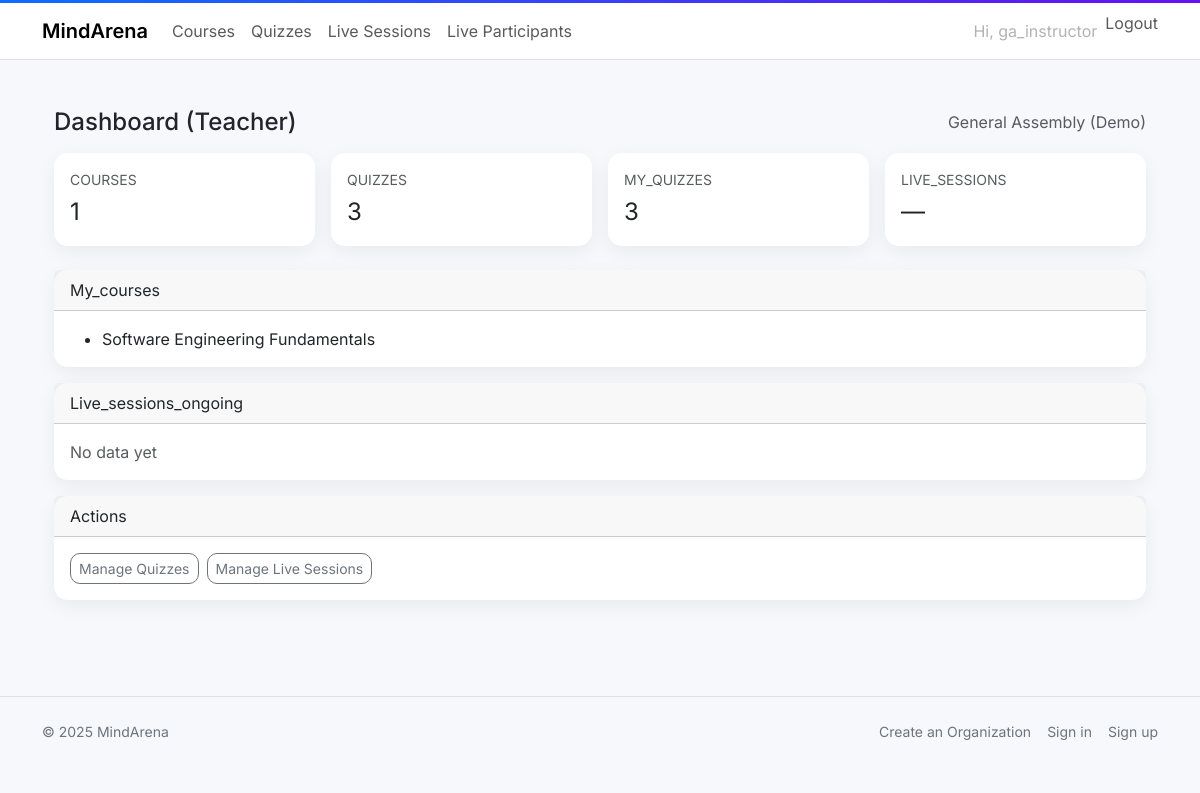
The app's page /dashboard/ (signed in) with its own data.
### main_app/models.py (models this page shows, shortened)
class Organization(models.Model):
    name = models.CharField("Organization name", max_length=255, unique=True)
    country = models.CharField("Country (ISO-3166 alpha-2 or name)", max_length=64)
    logo_url = models.URLField("Logo URL", blank=True)
    website_url = models.URLField("Website URL", blank=True)
    linkedin_url = models.URLField("LinkedIn URL", blank=True)
    twitter_url = models.URLField("Twitter/X URL", blank=True)
    facebook_url = models.URLField("Facebook URL", blank=True)
    instagram_url = models.URLField("Instagram URL", blank=True)
    youtube_url = models.URLField("YouTube URL", blank=True)
    created_at = models.DateTimeField(auto_now_add=True)
    class Meta:
        ordering = ["name"]

class Course(models.Model):
    organization = models.ForeignKey(Organization, on_delete=models.CASCADE, related_name="courses")
    teacher = models.ForeignKey(settings.AUTH_USER_MODEL, on_delete=models.PROTECT, related_name="teaching_courses")
    course_name = models.CharField(max_length=255)
    join_code = models.CharField(max_length=32, unique=True)
    subject_category = models.CharField(max_length=32, choices=SUBJECT_CATEGORIES)
    enrolled_students = models.JSONField(default=list, blank=True)
    created_at = models.DateTimeField(auto_now_add=True)
    class Meta:
        ordering = ["course_name"]
        indexes = [
            models.Index(fields=["organization"]),
            models.Index(fields=["teacher"]),
            models.Index(fields=["join_code"]),
        ]

### main_app/views.py (the view, shortened to what this page needs)
# urls.py: path("dashboard/", views.dashboard, name="dashboard"),
@login_required
def dashboard(request):
    user = request.user
    if user.is_superuser:
        role, org = ROLE_SUPERUSER, None
    else:
        mem = OrgMembership.objects.select_related("organization").filter(user=user).first()
        if not mem:
            return render(request, "main_app/dashboard_empty.html")
        role, org = mem.role, mem.organization
    ctx = {"role": role, "org": org, "title": "Dashboard"}
    if role == ROLE_TEACHER:
        teacher_courses = Course.objects.filter(organization=org, teacher=user)
        teacher_quizzes = Quiz.objects.filter(course__organization=org, course__teacher=user)
        teacher_live_ongoing = LiveSession.objects.filter(
            quiz__course__organization=org,
            host=user,
            ended_at__isnull=True
        )
        live_rows = (
            teacher_live_ongoing.select_related("quiz", "quiz__course")
            .order_by("-id")[:12]
        )
        ctx["title"] = "Dashboard (Teacher)"
        ctx["cards"] = {
            "COURSES": teacher_courses.count(),
            "QUIZZES": teacher_quizzes.count(),
            "MY_QUIZZES": teacher_quizzes.count(),
            "LIVE_SESSIONS": teacher_live_ongoing.count(),
        }
        ctx["lists"] = {
            "My_courses": [c.course_name for c in teacher_courses.order_by("course_name")[:12]],
            "Live_sessions_ongoing": [
                f"#{s.id} — {s.quiz.quiz_title} — {s.quiz.course.course_name}"
                for s in live_rows
            ],
        }
        ctx["actions"] = {"manage_quizzes": True, "manage_lives": True}
        return render(request, "main_app/dashboard.html", ctx)

### main_app/permissions.py (called while the page is built)
def allowed(user, action: str, model: str, org=None) -> bool:
    if not getattr(user, "is_authenticated", False):
        return False
    if getattr(user, "is_superuser", False):
        return True
    if org is None:
        return False
    try:
        role = (
            OrgMembership.objects.only("role")
            .get(user=user, organization=org)
            .role.lower()
        )
    except OrgMembership.DoesNotExist:
        return False
    return action in ROLE_ACTIONS.get(role, {}).get(model, set())

### main_app/templatetags/permissions_tags.py (called while the page is built)
def _actor_org(user):
    if not getattr(user, "is_authenticated", False):
        return None
    m = (
        OrgMembership.objects.select_related("organization")
        .only("organization")
        .filter(user=user)
        .first()
    )
    return m.organization if m else None

@register.filter
def can_read_all_orgs(user):
    if not getattr(user, "is_authenticated", False):
        return False
    if getattr(user, "is_superuser", False):
        return True
    org = _actor_org(user)
    return allowed(user, READ_ALL, ORG, org=org) if org else False

@register.filter
def can_view_courses(user):
    if not getattr(user, "is_authenticated", False):
        return False
    if getattr(user, "is_superuser", False):
        return True
    org = _actor_org(user)
    return allowed(user, READ_ALL, COURSE, org=org) if org else False

@register.filter
def can_view_quizzes(user):
    if not getattr(user, "is_authenticated", False):
        return False
    if getattr(user, "is_superuser", False):
        return True
    org = _actor_org(user)
    return allowed(user, READ_ALL, QUIZ, org=org) if org else False

@register.filter
def can_view_livesessions(user):
    if not getattr(user, "is_authenticated", False):
        return False
    if getattr(user, "is_superuser", False):
        return True
    org = _actor_org(user)
    return allowed(user, READ_ALL, LIVE_SESSION, org=org) if org else False

@register.filter
def can_view_liveparticipants(user):
    if not getattr(user, "is_authenticated", False):
        return False
    if getattr(user, "is_superuser", False):
        return True
    org = _actor_org(user)
    return allowed(user, READ_ALL, LIVE_PARTICIPANT, org=org) if org else False

@register.filter
def is_student_or_parent(user):
    if not getattr(user, "is_authenticated", False):
        return False
    return OrgMembership.objects.filter(user=user, role__in=["student", "parents"]).exists()

### main_app/templates/main_app/dashboard.html (shortened to what this page needs)
{% extends "base.html" %}
{% block content %}
<div class="container py-4">
  <div class="d-flex justify-content-between align-items-center mb-3">
    <h1 class="h4 mb-0">{{ title }}</h1>
    {% if org %}<span class="text-muted">{{ org.name }}</span>{% endif %}
  </div>
  {% if cards %}
  <div class="row g-3 mb-4">
    {% for label, value in cards.items %}
    <div class="col-6 col-md-3">
      <div class="card h-100">
        <div class="card-body">
          <div class="text-muted text-uppercase small mb-1">{{ label }}</div>
          <div class="fs-4">{{ value|default:"—" }}</div>
        </div>
      </div>
    </div>
    {% endfor %}
  </div>
  {% endif %}
  {% if lists %}
  {% for name, items in lists.items %}
  <div class="card mb-3">
    <div class="card-header text-capitalize">{{ name }}</div>
    <div class="card-body">
      {% if items and items|length > 0 %}
      <ul class="mb-0">
        {% for it in items %}
        <li>{{ it }}</li>
        {% endfor %}
      </ul>
      {% else %}
      <div class="text-muted">No data yet</div>
      {% endif %}
    </div>
  </div>
  {% endfor %}
  {% endif %}
  {% if actions %}
  <div class="card">
    <div class="card-header">Actions</div>
    <div class="card-body d-flex flex-wrap gap-2">
      {% if actions.manage_quizzes_global or actions.manage_quizzes %}
      <a href="{% url 'quiz_list' %}" class="btn btn-outline-secondary btn-sm">Manage Quizzes</a>
      {% endif %}
      {% if actions.manage_lives_global or actions.manage_lives %}
      <a href="#" class="btn btn-outline-secondary btn-sm">Manage Live Sessions</a>
      {% endif %}
    </div>
  </div>
  {% endif %}
</div>
{% endblock %}

### main_app/templates/partials/_navbar.html (shortened to what this page needs)
{% load static %}
{% load permissions_tags %}
<nav class="navbar navbar-expand-lg navbar-light bg-white border-bottom">
  <div class="container">
    <a class="navbar-brand fw-semibold" href="/">MindArena</a>
    <div id="topnav" class="collapse navbar-collapse">
      <ul class="navbar-nav me-auto">
        {% if user.is_authenticated and user|can_view_courses %}
        <li class="nav-item">
          <a class="nav-link" href="{% url 'course_list' %}">Courses</a>
        </li>
        {% endif %}
        {% if user.is_authenticated and user|can_view_quizzes %}
        <li class="nav-item">
          <a class="nav-link" href="{% url 'quiz_list' %}">Quizzes</a>
        </li>
        {% endif %}
        {% if user.is_authenticated and user|can_view_livesessions %}
        <li class="nav-item">
          <a class="nav-link" href="{% url 'livesession_join' %}">Live Sessions</a>
        </li>
        {% endif %}
        {% if user.is_authenticated and user|can_view_liveparticipants %}
        <li class="nav-item">
          <a class="nav-link" href="{% url 'livesession_join' %}">Live Participants</a>
        </li>
        {% endif %}
      </ul>
      <ul class="navbar-nav">
        {% if user.is_authenticated %}
        <li class="nav-item"><span class="nav-link disabled">Hi, {{ user.username }}</span></li>
        <li class="nav-item">
          <form method="post" action="/logout/" style="display:inline;">
            <button type="submit" class="nav-link btn btn-link p-0">Logout</button>
          </form>
        </li>
        {% endif %}
      </ul>
    </div>
  </div>
</nav>

### main_app/templates/base.html (style rules this page uses)
:root { --ma-bg:#f7f8fb; --ma-card-shadow:0 6px 20px rgba(0,0,0,.06); --ma-radius:14px; }
html,body { height:100% }
body { font-family:Inter, system-ui, -apple-system, Segoe UI, Roboto, "Helvetica Neue", Arial, "Noto Sans", sans-serif;background:var(--ma-bg); }
.navbar { backdrop-filter:saturate(160%) blur(6px); }
.card { border:0;border-radius:var(--ma-radius);box-shadow:var(--ma-card-shadow); }
.btn { border-radius:10px; }

### records on screen
Organization: name "General Assembly (Demo)"
Course: items "Software Engineering Fundamentals"

### other values on screen
{{ user.username }} "ga_instructor"
{{ title }} "Dashboard (Teacher)"
{{ label }} "COURSES" "QUIZZES" "MY_QUIZZES" "LIVE_SESSIONS"
{{ value|default:"—" }} "1" "3" "3" "—"
{{ name }} "My_courses" "Live_sessions_ongoing"
